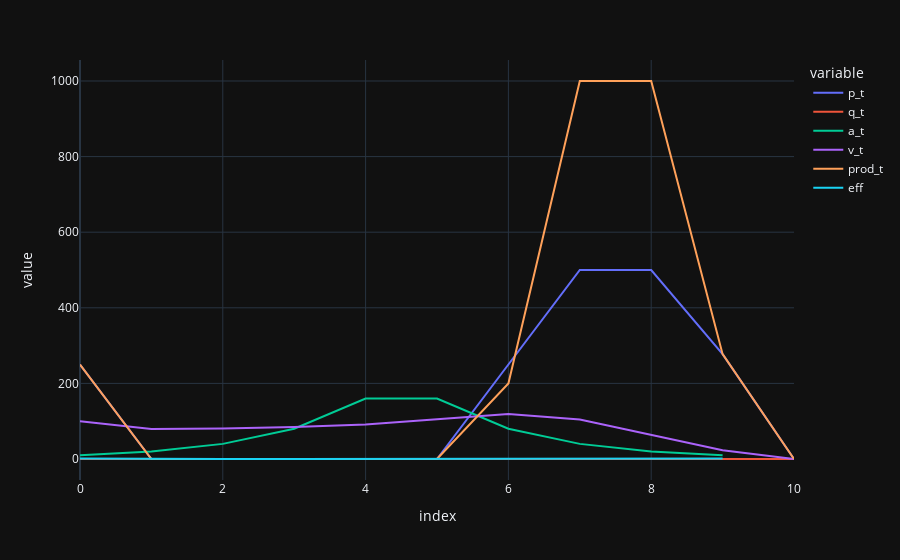

The code cell stored with this chart in its notebook:
### Code cell
df = pd.DataFrame(data=[p_sol, q_sol, a, v_sol, prod_sol, eff]).T
df.columns = ['p_t', 'q_t', 'a_t', 'v_t', 'prod_t', 'eff']
df = df.round(2)
df.style.format(precision=2)
print(tabulate(df, headers=df.columns))
# print all column in plotly line graph
fig = px.line(df, x=df.index, y=df.columns)
fig.show()

### Figure 1 — Plotly figure (JSON) as saved in the notebook; plotly's stock layout.template omitted (floating-point values rounded to 4 significant figures)
{"data": [{"hovertemplate": "variable=p_t<br>index=%{x}<br>value=%{y}<extra></extra>", "legendgroup": "p_t", "line": {"color": "#636efa", "dash": "solid"}, "marker": {"symbol": "circle"}, "mode": "lines", "name": "p_t", "orientation": "v", "showlegend": true, "x": [0, 1, 2, 3, 4, 5, 6, 7, 8, 9, 10], "xaxis": "x", "y": [250.0, 0.0, 0.0, 0.0, 0.0, 0.0, 250.0, 500.0, 500.0, 277.4, 0.0], "yaxis": "y", "type": "scatter"}, {"hovertemplate": "variable=q_t<br>index=%{x}<br>value=%{y}<extra></extra>", "legendgroup": "q_t", "line": {"color": "#EF553B", "dash": "solid"}, "marker": {"symbol": "circle"}, "mode": "lines", "name": "q_t", "orientation": "v", "showlegend": true, "x": [0, 1, 2, 3, 4, 5, 6, 7, 8, 9, 10], "xaxis": "x", "y": [0.0, 0.0, 0.0, 0.0, 0.0, 0.0, 0.0, 0.0, 0.0, 0.0, 0.0], "yaxis": "y", "type": "scatter"}, {"hovertemplate": "variable=a_t<br>index=%{x}<br>value=%{y}<extra></extra>", "legendgroup": "a_t", "line": {"color": "#00cc96", "dash": "solid"}, "marker": {"symbol": "circle"}, "mode": "lines", "name": "a_t", "orientation": "v", "showlegend": true, "x": [0, 1, 2, 3, 4, 5, 6, 7, 8, 9, 10], "xaxis": "x", "y": [10.0, 20.0, 40.0, 80.0, 160.0, 160.0, 80.0, 40.0, 20.0, 10.0, null], "yaxis": "y", "type": "scatter"}, {"hovertemplate": "variable=v_t<br>index=%{x}<br>value=%{y}<extra></extra>", "legendgroup": "v_t", "line": {"color": "#ab63fa", "dash": "solid"}, "marker": {"symbol": "circle"}, "mode": "lines", "name": "v_t", "orientation": "v", "showlegend": true, "x": [0, 1, 2, 3, 4, 5, 6, 7, 8, 9, 10], "xaxis": "x", "y": [100.0, 79.26, 80.99, 84.45, 91.36, 105.2, 119.0, 104.3, 64.58, 23.1, 0.0], "yaxis": "y", "type": "scatter"}, {"hovertemplate": "variable=prod_t<br>index=%{x}<br>value=%{y}<extra></extra>", "legendgroup": "prod_t", "line": {"color": "#FFA15A", "dash": "solid"}, "marker": {"symbol": "circle"}, "mode": "lines", "name": "prod_t", "orientation": "v", "showlegend": true, "x": [0, 1, 2, 3, 4, 5, 6, 7, 8, 9, 10], "xaxis": "x", "y": [250.0, 0.0, 0.0, 0.0, 0.0, 0.0, 200.0, 1000.0, 1000.0, 277.4, 0.0], "yaxis": "y", "type": "scatter"}, {"hovertemplate": "variable=eff<br>index=%{x}<br>value=%{y}<extra></extra>", "legendgroup": "eff", "line": {"color": "#19d3f3", "dash": "solid"}, "marker": {"symbol": "circle"}, "mode": "lines", "name": "eff", "orientation": "v", "showlegend": true, "x": [0, 1, 2, 3, 4, 5, 6, 7, 8, 9, 10], "xaxis": "x", "y": [1.0, 0.05, 0.1, 0.15, 0.2, 0.25, 0.8, 2.0, 2.0, 1.0, null], "yaxis": "y", "type": "scatter"}], "layout": {"xaxis": {"anchor": "y", "domain": [0.0, 1.0], "title": {"text": "index"}}, "yaxis": {"anchor": "x", "domain": [0.0, 1.0], "title": {"text": "value"}}, "legend": {"title": {"text": "variable"}, "tracegroupgap": 0}, "margin": {"t": 60}}}
